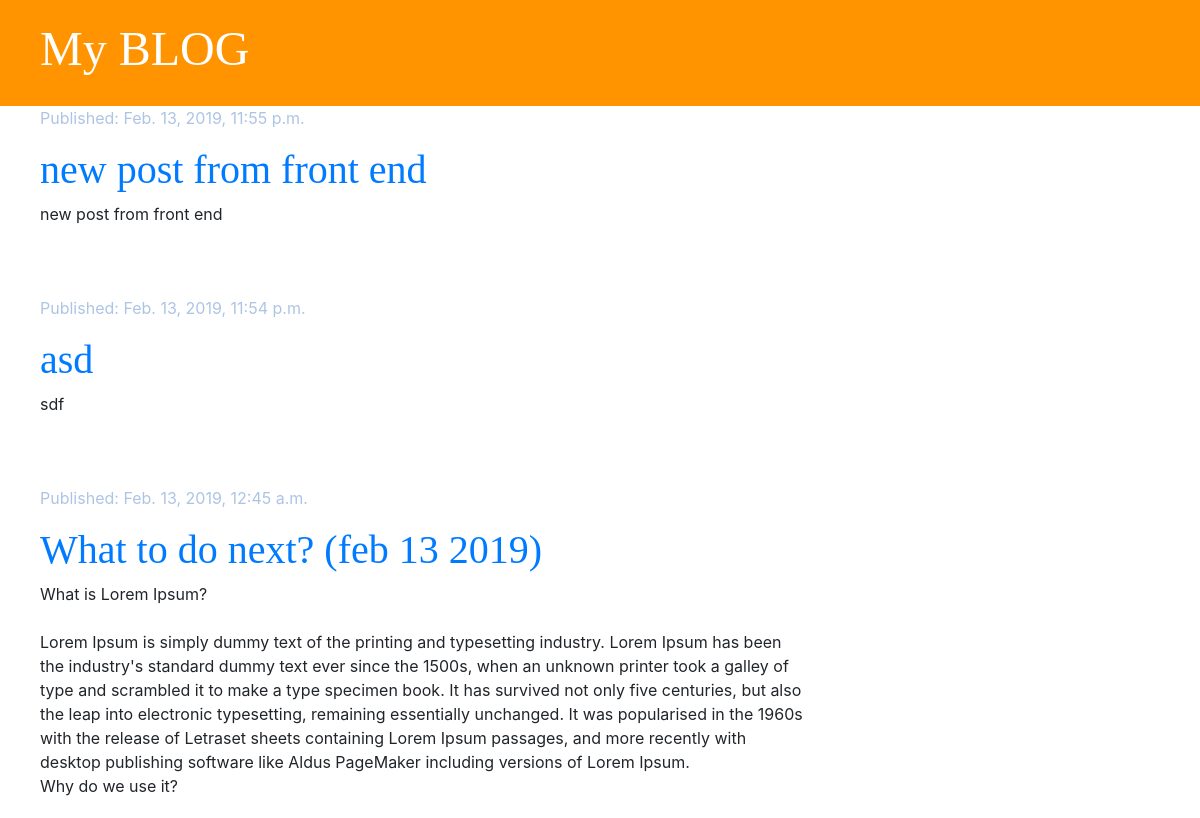
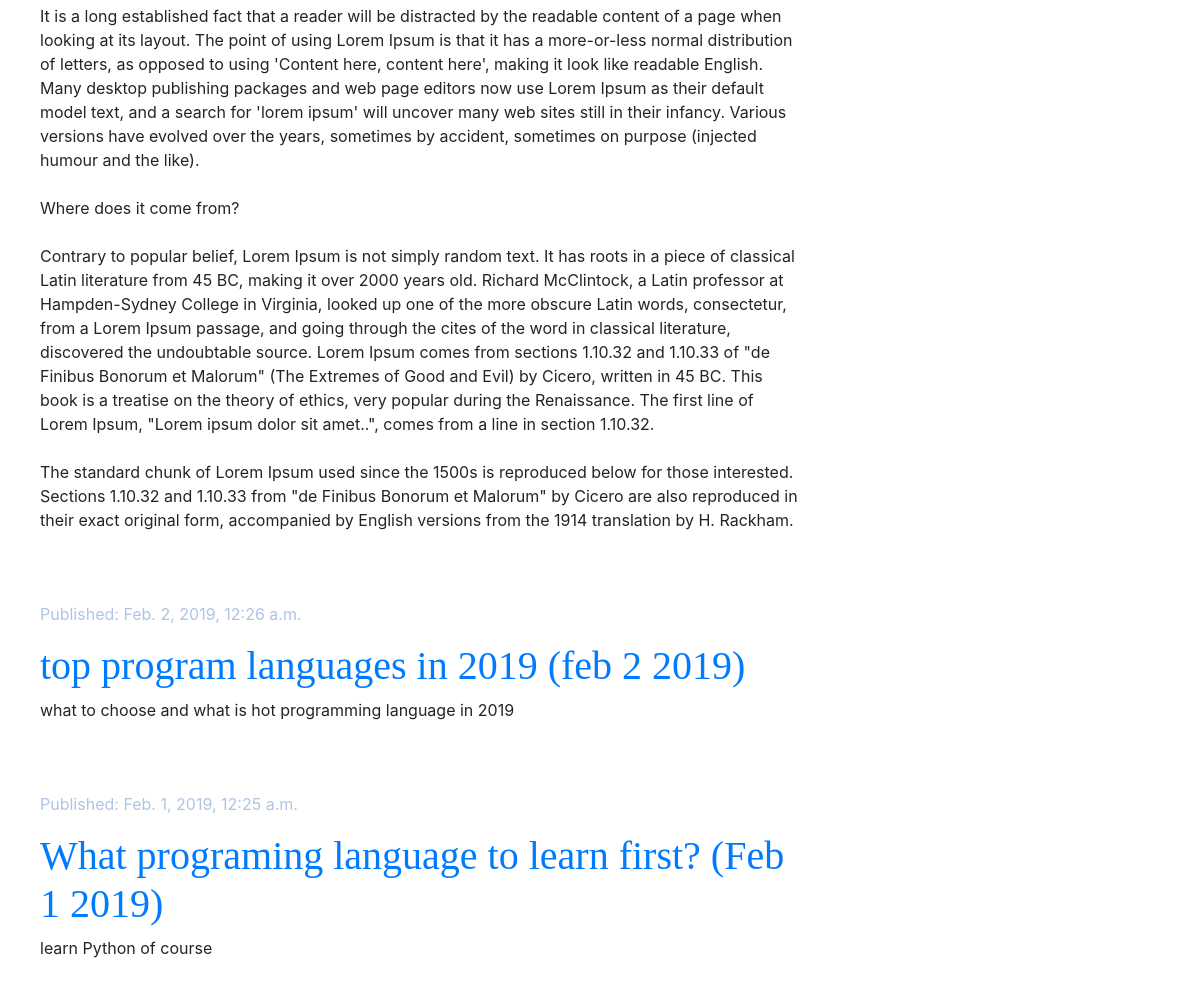
The page / on the database its author committed (2 pictures, top to bottom).
### blog/models.py (models this page shows, shortened)
class Post(models.Model):
    author = models.ForeignKey('auth.User', on_delete=models.CASCADE)
    title = models.CharField(max_length=200)
    text = models.TextField()
    created_date = models.DateTimeField(default=timezone.now)
    published_date = models.DateTimeField(blank=True, null=True)
    test_date = models.DateTimeField(blank=True, null=True)

### blog/views.py (the view)
# urls.py: path('', views.post_list, name='post_list'),
def post_list(request):
    posts = Post.objects.filter(published_date__lte=timezone.now()).order_by('-published_date')
    stuff_for_frontend = {'posts': posts}
    return render(request, "blog/post_list.html", stuff_for_frontend)

### blog/templates/blog/post_list.html
{% extends 'blog/base.html' %}
{% block content %}
{% for post in posts %}
<div class="post">
    <div class="date">
        <p>Published: {{ post.published_date }}</p>
    </div>
    <h1><a href="{% url 'post_detail' post.pk %}">{{ post.title }}</a></h1>
    <p>{{ post.text|linebreaksbr }}</p>
</div>
{% endfor %}
{% endblock %}

### blog/static/css/blog.css (style rules this page uses)
h1, h2, h3, h4 { font-family: 'Tangerine', 'Inconsolata', 'Drpod Sans', serif; font-size: 48px; }
.date { color: #aec4e5 }
.post { margin-bottom: 70px; }
.post h1 { color: green; }

### rows shown on the page
Post: published_date "Feb. 13, 2019, 11:55 p.m.", title "new post from front end", text "new post from front end"
Post: published_date "Feb. 13, 2019, 11:54 p.m.", title "asd", text "sdf"
Post: published_date "Feb. 13, 2019, 12:45 a.m.", title "What to do next? (feb 13 2019)", text "What is Lorem Ipsum? Lorem Ipsum is simply dummy text of the printing and typesetting industry. Lorem Ipsum has been the industry's standard dummy text ever since the 1500s, when an unknown printer took a galley of type and scrambled it to make a type specimen book. It has survived not only five centuries, but also the leap into electronic typesetting, remaining essentially unchanged. It was popularised in the 1960s with the release of Letraset sheets containing Lorem Ipsum passages, and more recently with desktop publishing software like Aldus PageMaker including versions of Lorem Ipsum. Why do we use it? It is a long established fact that a reader will be distracted by the readable…"
Post: published_date "Feb. 2, 2019, 12:26 a.m.", title "top program languages in 2019 (feb 2 2019)", text "what to choose and what is hot programming language in 2019"
Post: published_date "Feb. 1, 2019, 12:25 a.m.", title "What programing language to learn first? (Feb 1 2019)", text "learn Python of course"
